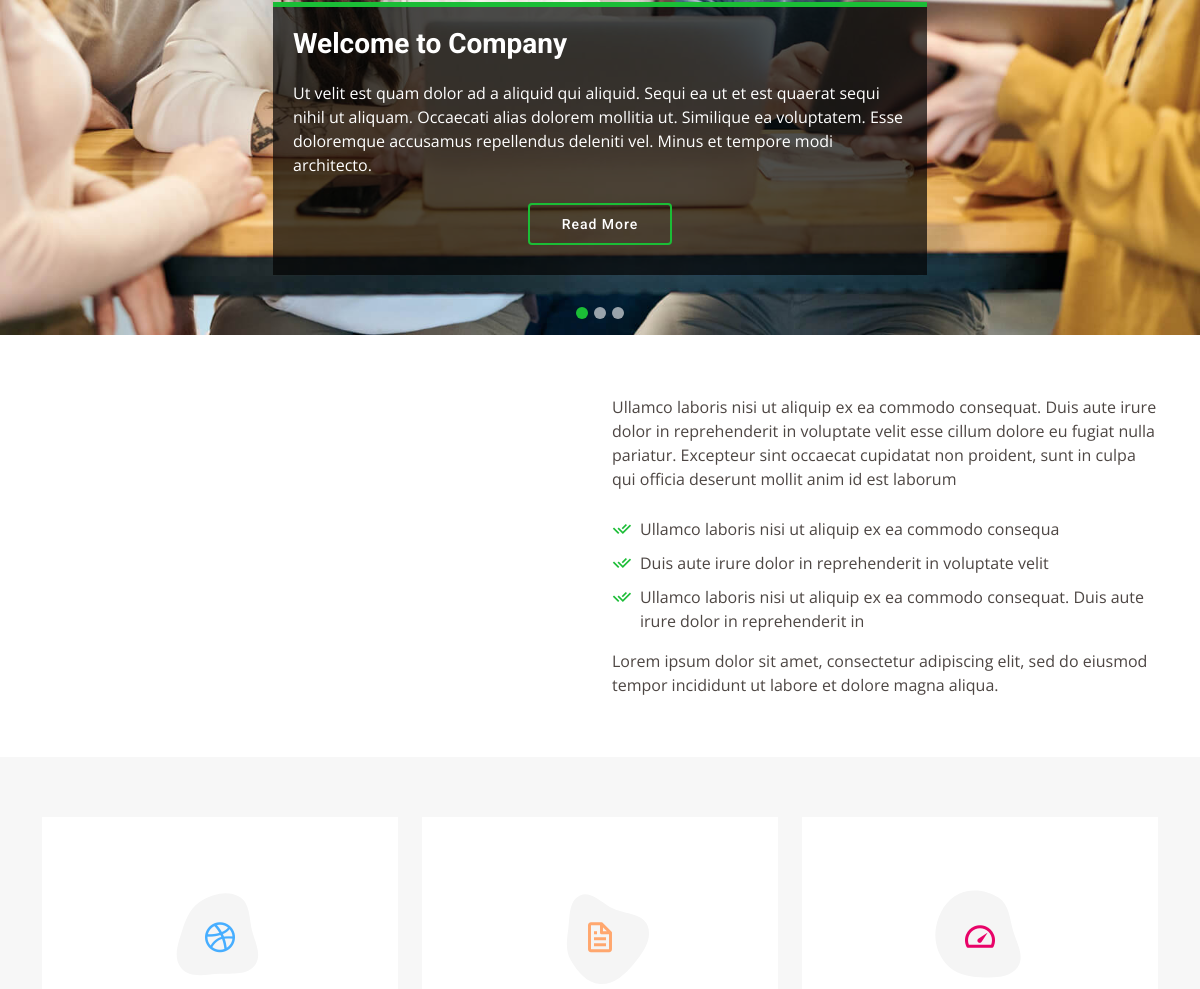
Before: / (middle part) with the older database file.
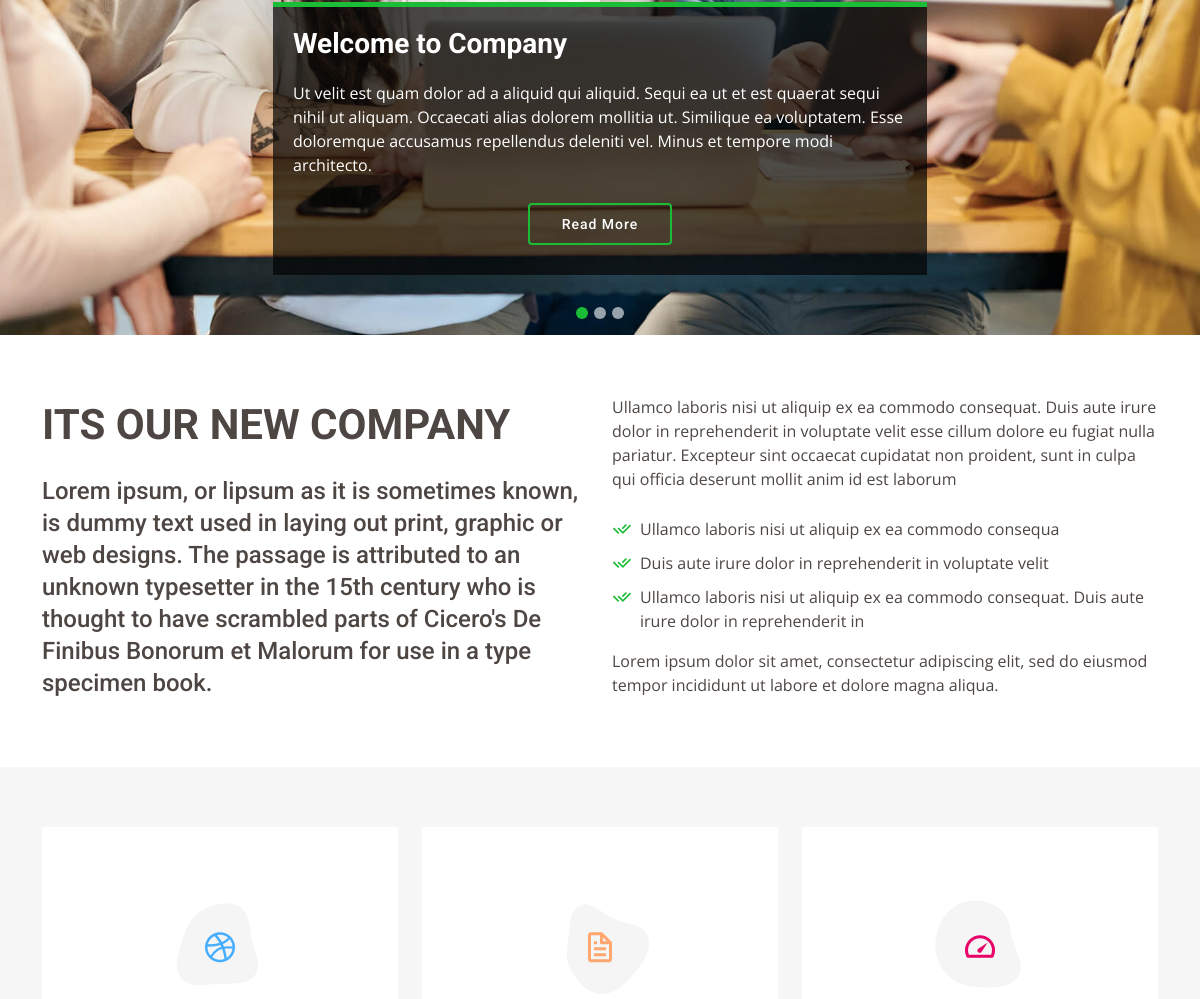
After: the same page with the newer database file.
### index/models.py (models this page shows, shortened)
class about (models.Model):
    title=models.CharField(max_length=100,blank=False)
    description=models.TextField(max_length=700,blank=False)
    image=models.ImageField(upload_to='about/',blank=False)

### index/views.py (the view)
# urls.py: 2. Add a URL to urlpatterns:  path('', views.home, name='home')
def home(request):
    aboutdata=about.objects.all()
    context={
        'about':aboutdata
    }
    return render(request,'index.html',context)

### Templates/index.html (shortened to what this page needs)
{%extends 'layouts.html'%}
{% block content%}
{%include 'slider.html'%}
 {%load static%}
<section id="about-us" class="about-us">
    <div class="container" data-aos="fade-up">
      <div class="row content">
        <div class="col-lg-6" data-aos="fade-right">
          <h2>{{about.0.title}}</h2>
          <h3>{{about.0.description}}</h3>
        </div>
        <div class="col-lg-6 pt-4 pt-lg-0" data-aos="fade-left">
          <p>
            Ullamco laboris nisi ut aliquip ex ea commodo consequat. Duis aute irure dolor in reprehenderit in voluptate
            velit esse cillum dolore eu fugiat nulla pariatur. Excepteur sint occaecat cupidatat non proident, sunt in
            culpa qui officia deserunt mollit anim id est laborum
          </p>
          <ul>
            <li><i class="ri-check-double-line"></i> Ullamco laboris nisi ut aliquip ex ea commodo consequa</li>
            <li><i class="ri-check-double-line"></i> Duis aute irure dolor in reprehenderit in voluptate velit</li>
            <li><i class="ri-check-double-line"></i> Ullamco laboris nisi ut aliquip ex ea commodo consequat. Duis aute irure dolor in reprehenderit in</li>
          </ul>
          <p class="font-italic">
            Lorem ipsum dolor sit amet, consectetur adipiscing elit, sed do eiusmod tempor incididunt ut labore et dolore
            magna aliqua.
          </p>
        </div>
      </div>
    </div>
  </section>
  <section id="services" class="services section-bg">
    <div class="container" data-aos="fade-up">
      <div class="row">
        <div class="col-lg-4 col-md-6 d-flex align-items-stretch" data-aos="zoom-in" data-aos-delay="100">
          <div class="icon-box iconbox-blue">
            <div class="icon">
              <i class="bx bxl-dribbble"></i>
            </div>
          </div>
        </div>
        <div class="col-lg-4 col-md-6 d-flex align-items-stretch mt-4 mt-md-0" data-aos="zoom-in" data-aos-delay="200">
          <div class="icon-box iconbox-orange ">
            <div class="icon">
              <i class="bx bx-file"></i>
            </div>
          </div>
        </div>
        <div class="col-lg-4 col-md-6 d-flex align-items-stretch mt-4 mt-lg-0" data-aos="zoom-in" data-aos-delay="300">
          <div class="icon-box iconbox-pink">
            <div class="icon">
              <i class="bx bx-tachometer"></i>
            </div>
          </div>
        </div>
      </div>
    </div>
  </section>
{%endblock%}

### Templates/layouts.html (shortened to what this page needs)
{%load static%}
<!DOCTYPE html>
<html lang="en">
<head>
  <link href="{% static 'vendor/animate.css/animate.min.css' %}" rel="stylesheet">
  <link href="{% static 'vendor/aos/aos.css' %}" rel="stylesheet">
  <link href="{% static 'vendor/bootstrap/css/bootstrap.min.css' %}" rel="stylesheet">
  <link href="{% static 'vendor/bootstrap-icons/bootstrap-icons.css' %}" rel="stylesheet">
  <link href="{% static 'vendor/boxicons/css/boxicons.min.css' %}" rel="stylesheet">
  <link href="{% static 'vendor/glightbox/css/glightbox.min.css' %}" rel="stylesheet">
  <link href="{% static 'vendor/remixicon/remixicon.css' %}" rel="stylesheet">
  <link href="{% static 'vendor/swiper/swiper-bundle.min.css' %}" rel="stylesheet">
  <link href="{% static 'css/style.css' %}" rel="stylesheet">
</head>
<body>
  <main id="main">
   {% block content %}
   {% endblock %}
  </main>
</body>
</html>

### Templates/slider.html (shortened to what this page needs)
{% load static %}
<section id="hero">
    <div id="heroCarousel" data-bs-interval="5000" class="carousel slide carousel-fade" data-bs-ride="carousel">
      <div class="carousel-inner" role="listbox">
        <div class="carousel-item active" style="background-image: url({% static 'img/slide/slide-1.jpg' %});">
          <div class="carousel-container">
            <div class="carousel-content animate__animated animate__fadeInUp">
              <h2>Welcome to <span>Company</span></h2>
              <p>Ut velit est quam dolor ad a aliquid qui aliquid. Sequi ea ut et est quaerat sequi nihil ut aliquam. Occaecati alias dolorem mollitia ut. Similique ea voluptatem. Esse doloremque accusamus repellendus deleniti vel. Minus et tempore modi architecto.</p>
              <div class="text-center"><a href="" class="btn-get-started">Read More</a></div>
            </div>
          </div>
        </div>
      </div>
      <a class="carousel-control-prev" href="#heroCarousel" role="button" data-bs-slide="prev">
      </a>
      <a class="carousel-control-next" href="#heroCarousel" role="button" data-bs-slide="next">
      </a>
      <ol class="carousel-indicators" id="hero-carousel-indicators"></ol>
    </div>
  </section>

### static/css/style.css (style rules this page uses)
body { font-family: "Open Sans", sans-serif; color: #4d4643; }
a { color: #1bbd36; text-decoration: none; }
h1, h2, h3, h4, h5, h6 { font-family: "Roboto", sans-serif; }
#hero { width: 100%; height: 100vh; background-color: rgba(0, 0, 0, 0.8); overflow: hidden; position: relative; }
#hero .carousel, #hero .carousel-inner, #hero .carousel-item, #hero .carousel-item::before { background-size: cover; background-position: center; background-repeat: no-repeat; position: absolute; top: 0; right: 0; left: 0; bottom: 0; }
#hero .carousel-container { display: flex; align-items: flex-end; justify-content: center; position: absolute; bottom: 60px; top: 70px; left: 55px; right: 55px; }
#hero .carousel-content { background: rgba(4, 4, 4, 0.7); padding: 20px; color: #fff; border-top: 5px solid #1bbd36; }
#hero .carousel-content h2 { color: #fff; margin-bottom: 20px; font-size: 28px; font-weight: 700; }
#hero .btn-get-started { font-family: "Roboto", sans-serif; font-weight: 500; font-size: 14px; letter-spacing: 1px; display: inline-block; padding: 12px 32px; border-radius: 4px; transition: 0.5s; line-height: 1; margin: 10px; color: #fff; -webkit-animation-delay: 0.8s; animation-delay: 0.8s; border: 2px solid #1bbd36; }
#hero .carousel-inner .carousel-item { transition-property: opacity; background-position: center top; }
#hero .carousel-inner .carousel-item, #hero .carousel-inner .active.carousel-item-start, #hero .carousel-inner .active.carousel-item-end { opacity: 0; }
#hero .carousel-inner .active, #hero .carousel-inner .carousel-item-next.carousel-item-start, #hero .carousel-inner .carousel-item-prev.carousel-item-end { opacity: 1; transition: 0.5s; }
@media (min-width: 1024px) { #hero .carousel-content { width: 60%; } }
@media (min-width: 1024px) { #hero .carousel-control-prev, #hero .carousel-control-next { width: 5%; } }
section { padding: 60px 0; overflow: hidden; }
.section-bg { background-color: #f7f7f7; }
.services .icon-box { text-align: center; padding: 70px 20px 80px 20px; transition: all ease-in-out 0.3s; background: #fff; }
.services .icon-box .icon { margin: 0 auto; width: 100px; height: 100px; display: flex; align-items: center; justify-content: center; transition: ease-in-out 0.3s; position: relative; }
.services .icon-box .icon i { font-size: 36px; transition: 0.5s; position: relative; }
.services .icon-box .icon svg { position: absolute; top: 0; left: 0; }
.services .iconbox-blue i { color: #47aeff; }
.services .iconbox-orange i { color: #ffa76e; }
.services .iconbox-pink i { color: #e80368; }
.about-us .content h2 { font-weight: 700; font-size: 42px; line-height: 60px; margin-bottom: 20px; text-transform: uppercase; }
.about-us .content h3 { font-weight: 500; line-height: 32px; font-size: 24px; }
.about-us .content ul { list-style: none; padding: 0; }
.about-us .content ul li { padding: 10px 0 0 28px; position: relative; }
.about-us .content ul i { left: 0; top: 7px; position: absolute; font-size: 20px; color: #1bbd36; }
.about-us .content p:last-child { margin-bottom: 0; }

Changed rows visible on the page:
added about: title "ITS OUR NEW COMPANY", description "Lorem ipsum, or lipsum as it is sometimes known, is dummy text used in laying out print, graphic or web designs. The passage is attributed to an unknown typesetter in the 15th century who is thought to have scrambled parts of Cicero's De Finibus Bonorum et Malorum for use in a type specimen book."
